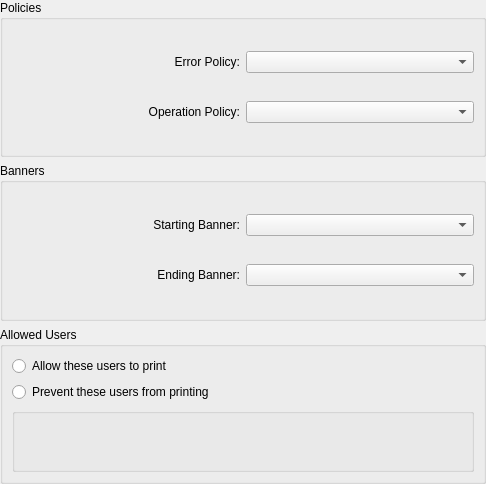
<?xml version="1.0" encoding="UTF-8"?>
<ui version="4.0">
 <class>PrinterBehavior</class>
 <widget class="QWidget" name="PrinterBehavior">
  <property name="geometry">
   <rect>
    <x>0</x>
    <y>0</y>
    <width>486</width>
    <height>484</height>
   </rect>
  </property>
  <layout class="QGridLayout" name="gridLayout">
   <property name="margin">
    <number>0</number>
   </property>
   <item row="4" column="0">
    <widget class="QGroupBox" name="BanneryGB">
     <property name="title">
      <string>Banners</string>
     </property>
     <layout class="QGridLayout" name="gridLayout_5">
      <item row="0" column="0">
       <widget class="QLabel" name="label_6">
        <property name="text">
         <string>Starting Banner:</string>
        </property>
        <property name="alignment">
         <set>Qt::AlignRight|Qt::AlignTrailing|Qt::AlignVCenter</set>
        </property>
        <property name="buddy">
         <cstring>startingBannerCB</cstring>
        </property>
       </widget>
      </item>
      <item row="0" column="1">
       <widget class="KComboBox" name="startingBannerCB">
        <property name="AttributeName" stdset="0">
         <string notr="true">job-sheets-default</string>
        </property>
       </widget>
      </item>
      <item row="1" column="0">
       <widget class="QLabel" name="label_7">
        <property name="text">
         <string>Ending Banner:</string>
        </property>
        <property name="alignment">
         <set>Qt::AlignRight|Qt::AlignTrailing|Qt::AlignVCenter</set>
        </property>
        <property name="buddy">
         <cstring>endingBannerCB</cstring>
        </property>
       </widget>
      </item>
      <item row="1" column="1">
       <widget class="KComboBox" name="endingBannerCB">
        <property name="AttributeName" stdset="0">
         <string notr="true">job-sheets-default</string>
        </property>
       </widget>
      </item>
     </layout>
    </widget>
   </item>
   <item row="1" column="0">
    <widget class="QGroupBox" name="PoliciesGB">
     <property name="sizePolicy">
      <sizepolicy hsizetype="Preferred" vsizetype="Preferred">
       <horstretch>0</horstretch>
       <verstretch>0</verstretch>
      </sizepolicy>
     </property>
     <property name="title">
      <string>Policies</string>
     </property>
     <layout class="QGridLayout" name="gridLayout_3">
      <item row="2" column="0">
       <widget class="QLabel" name="label_4">
        <property name="text">
         <string>Operation Policy:</string>
        </property>
        <property name="alignment">
         <set>Qt::AlignRight|Qt::AlignTrailing|Qt::AlignVCenter</set>
        </property>
        <property name="buddy">
         <cstring>operationPolicyCB</cstring>
        </property>
       </widget>
      </item>
      <item row="0" column="0">
       <widget class="QLabel" name="label_3">
        <property name="text">
         <string>Error Policy:</string>
        </property>
        <property name="alignment">
         <set>Qt::AlignRight|Qt::AlignTrailing|Qt::AlignVCenter</set>
        </property>
        <property name="buddy">
         <cstring>errorPolicyCB</cstring>
        </property>
       </widget>
      </item>
      <item row="0" column="1">
       <widget class="KComboBox" name="errorPolicyCB">
        <property name="AttributeName" stdset="0">
         <string notr="true">printer-error-policy</string>
        </property>
       </widget>
      </item>
      <item row="2" column="1">
       <widget class="KComboBox" name="operationPolicyCB">
        <property name="AttributeName" stdset="0">
         <string notr="true">printer-op-policy</string>
        </property>
       </widget>
      </item>
     </layout>
    </widget>
   </item>
   <item row="7" column="0">
    <widget class="QGroupBox" name="AllowGB">
     <property name="title">
      <string>Allowed Users</string>
     </property>
     <layout class="QGridLayout" name="gridLayout_6">
      <item row="2" column="0">
       <widget class="QGroupBox" name="groupBox">
        <property name="title">
         <string/>
        </property>
        <layout class="QGridLayout" name="gridLayout_2">
         <item row="0" column="0">
          <widget class="KEditListWidget" name="usersELB">
           <property name="enabled">
            <bool>false</bool>
           </property>
           <property name="buttons">
            <set>KEditListWidget::Add|KEditListWidget::Remove</set>
           </property>
          </widget>
         </item>
        </layout>
       </widget>
      </item>
      <item row="0" column="0">
       <widget class="QRadioButton" name="allowRB">
        <property name="text">
         <string>Allow these users to print</string>
        </property>
       </widget>
      </item>
      <item row="1" column="0">
       <widget class="QRadioButton" name="preventRB">
        <property name="text">
         <string>Prevent these users from printing </string>
        </property>
       </widget>
      </item>
     </layout>
    </widget>
   </item>
  </layout>
 </widget>
 <customwidgets>
  <customwidget>
   <class>KEditListWidget</class>
   <extends>QWidget</extends>
   <header>keditlistwidget.h</header>
  </customwidget>
  <customwidget>
   <class>KComboBox</class>
   <extends>QComboBox</extends>
   <header>kcombobox.h</header>
  </customwidget>
 </customwidgets>
 <resources/>
 <connections/>
</ui>
